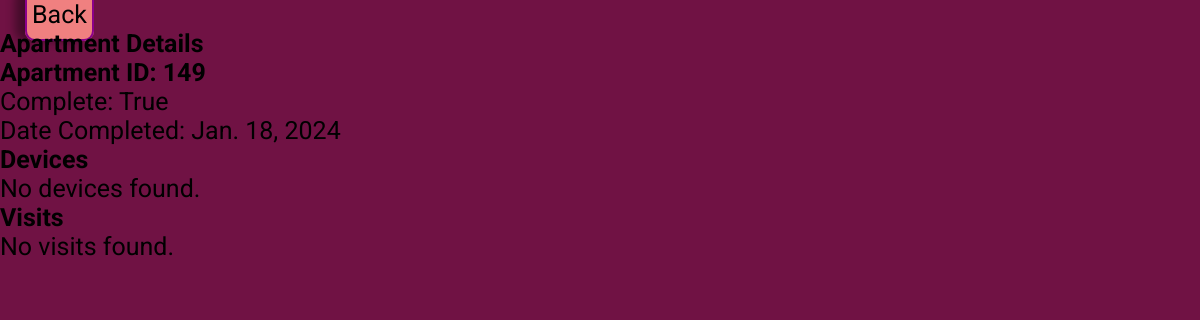
The app's page /streaming-transition/apartment/149/ with its own data.
### streaming_transition/models.py (models this page shows, shortened)
class Apartment(models.Model):
    apartment_number = models.IntegerField()
    building = models.CharField(max_length=255)
    complete = models.BooleanField(default=False)
    date_completed = models.DateField(null=True, blank=True)

### streaming_transition/views.py (the view)
# urls.py: path('apartment/<int:pk>/', ApartmentDetailView.as_view(), name='apartment_detail'),
class ApartmentDetailView(DetailView):
    model = Apartment
    context_object_name = 'apartment'
    template_name = 'base/details.html'
    def get_queryset(self):
        queryset = super().get_queryset()
        return queryset.prefetch_related('visits', 'devices')
    def get_context_data(self, **kwargs):
        context = super().get_context_data(**kwargs)
        apartment = self.object
        context['devices'] = apartment.devices.all()
        context['visits'] = apartment.visits.all()
        return context

### streaming_transition/templates/base/details.html
{% extends 'base/streaming-transition-main.html' %}
{% block content %}
<h1>Apartment Details</h1>
<h2>Apartment ID: {{ apartment.id }}</h2>
<p>Complete: {{ apartment.complete }}</p>
<p>Date Completed: {{ apartment.date_completed }}</p>
<h2>Devices</h2>
<ul>
    {% for device in devices %}
    <li>
        <p>Device ID: {{ device.id }}</p>
        <p>Device Name: {{ device.name }}</p>
    </li>
    {% empty %}
    <li>No devices found.</li>
    {% endfor %}
</ul>
<h2>Visits</h2>
<ul>
    {% for visit in visits %}
    <li>
        <p>Visit ID: {{ visit.id }}</p>
        <p>Visit Date: {{ visit.date }}</p>
    </li>
    {% empty %}
    <li>No visits found.</li>
    {% endfor %}
</ul>
{% endblock %}

### streaming_transition/static/css/streaming-transition-stylesheet.css (style rules this page uses)
* { margin: 0; padding: 0; box-sizing: border-box; font-size: 25px; font-family: 'Roboto', sans-serif; }
body { background-color: rgb(112, 18, 68); }

### records on screen
Apartment: id "149", complete "True", date_completed "Jan. 18, 2024"
